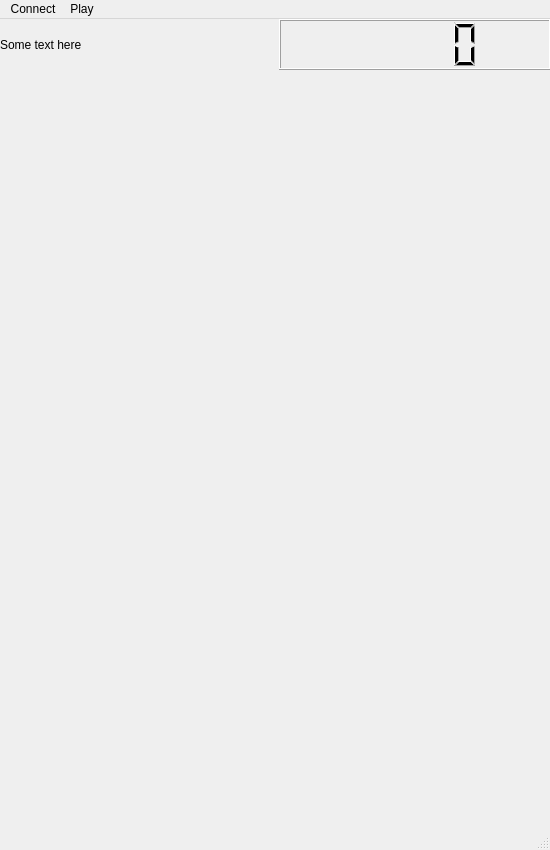
<?xml version="1.0" encoding="UTF-8"?>
<ui version="4.0">
 <class>MainWindow</class>
 <widget class="QMainWindow" name="MainWindow">
  <property name="geometry">
   <rect>
    <x>0</x>
    <y>0</y>
    <width>550</width>
    <height>850</height>
   </rect>
  </property>
  <property name="sizePolicy">
   <sizepolicy hsizetype="Fixed" vsizetype="Fixed">
    <horstretch>0</horstretch>
    <verstretch>0</verstretch>
   </sizepolicy>
  </property>
  <property name="minimumSize">
   <size>
    <width>550</width>
    <height>850</height>
   </size>
  </property>
  <property name="maximumSize">
   <size>
    <width>550</width>
    <height>850</height>
   </size>
  </property>
  <property name="windowTitle">
   <string>Chess</string>
  </property>
  <widget class="QWidget" name="centralwidget">
   <widget class="QWidget" name="horizontalLayoutWidget">
    <property name="geometry">
     <rect>
      <x>0</x>
      <y>0</y>
      <width>551</width>
      <height>51</height>
     </rect>
    </property>
    <layout class="QHBoxLayout" name="horizontalLayout">
     <item>
      <widget class="QLabel" name="turnLabel">
       <property name="text">
        <string>Some text here</string>
       </property>
      </widget>
     </item>
     <item>
      <widget class="QLCDNumber" name="timer"/>
     </item>
    </layout>
   </widget>
   <widget class="QWidget" name="horizontalLayoutWidget_2">
    <property name="geometry">
     <rect>
      <x>0</x>
      <y>50</y>
      <width>551</width>
      <height>781</height>
     </rect>
    </property>
    <layout class="QHBoxLayout" name="chessboardLayout"/>
   </widget>
  </widget>
  <widget class="QMenuBar" name="menubar">
   <property name="geometry">
    <rect>
     <x>0</x>
     <y>0</y>
     <width>550</width>
     <height>22</height>
    </rect>
   </property>
   <widget class="QMenu" name="menuConnect">
    <property name="title">
     <string>Connect</string>
    </property>
    <addaction name="actionCreate_a_connection"/>
    <addaction name="actionConnect_to_server"/>
   </widget>
   <widget class="QMenu" name="menuPlay">
    <property name="title">
     <string>Play</string>
    </property>
    <addaction name="actionStart"/>
    <addaction name="actionSurrender"/>
   </widget>
   <addaction name="menuConnect"/>
   <addaction name="menuPlay"/>
  </widget>
  <widget class="QStatusBar" name="statusbar"/>
  <action name="actionCreate_a_connection">
   <property name="text">
    <string>Create a connection</string>
   </property>
  </action>
  <action name="actionConnect_to_server">
   <property name="text">
    <string>Connect to server</string>
   </property>
  </action>
  <action name="actionStart">
   <property name="text">
    <string>Start</string>
   </property>
  </action>
  <action name="actionSurrender">
   <property name="enabled">
    <bool>false</bool>
   </property>
   <property name="text">
    <string>Surrender</string>
   </property>
  </action>
  <action name="actionMove">
   <property name="text">
    <string>Move</string>
   </property>
  </action>
 </widget>
 <resources/>
 <connections/>
 <slots>
  <signal>startGame()</signal>
 </slots>
</ui>
